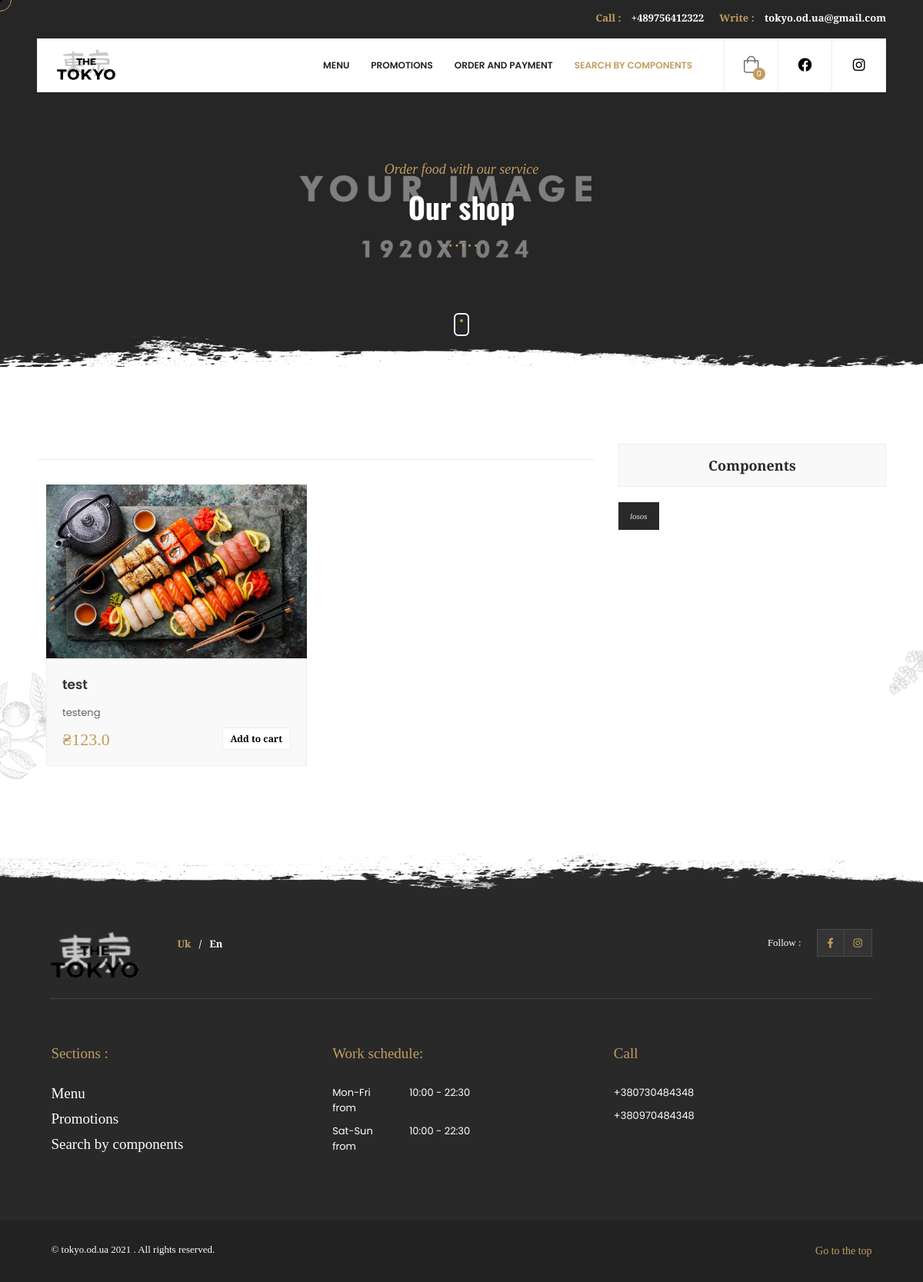
The app's page /shop/losos with its own data.
### core/models.py (models this page shows, shortened)
class Item(models.Model):
    title = models.CharField(max_length=100)
    title_eng = models.CharField(max_length=100, null=True, blank=True)
    price = models.FloatField()
    discount_price = models.FloatField(blank=True, null=True)
    category = models.ForeignKey(Category, on_delete=models.CASCADE)
    slug = models.SlugField()
    description = models.TextField()
    english_description = models.TextField(null=True, blank=True)
    image = models.ImageField(upload_to='photos', blank=True, null=True)
    item_tag = models.ManyToManyField(ItemTag, verbose_name='Тэги товара')
    def admin_photo(self):
        return mark_safe('<img src="{}" width="100" /'.format(self.image.url))
    admin_photo.short_description = 'Превью'
    admin_photo.allow_tags = True
    class Meta:
        verbose_name = 'Товар'
        verbose_name_plural = 'Товары'
    def get_absolute_url(self):
        return reverse("core:product", kwargs={
            'slug': self.slug
        })
    def get_add_to_cart_url(self):
        return reverse("core:add-to-cart", kwargs={
            'slug': self.slug
        })

class ItemTag(models.Model):
    item_tag_name = models.CharField('Тэг', max_length=20)
    item_tag_eng_name = models.CharField(
        'Тэг Eng', max_length=20, null=True, blank=True)
    display_on_main = models.BooleanField('Отображается на главной')
    slug = models.SlugField(null=True, blank=True)
    class Meta:
        verbose_name = 'Тэг'
        verbose_name_plural = 'Тэги'

### core/views.py (the view)
# urls.py: path('shop/<str:slug>', shop_product, name='shop-product'),
def shop_product(request, slug):
    qs = Item.objects.filter(item_tag__slug=slug)
    context = {
        'items': qs,
    }
    return render(request, 'shop.html', context)

### core/templatetags/cart_template_tags.py (called while the page is built, shortened)
@register.filter
def cart_item_count(request):
    return 0

@register.filter
def cart_items(request):
    return 0

@register.filter
def total_order(request):
    return 0

@register.filter
def product_tags(request):
    qs = ItemTag.objects.filter(display_on_main=True)
    if qs.exists():
        return qs
    return 0

### templates/shop.html (shortened to what this page needs)
{% extends "main.html" %} {% block main_body %} {% load static %}
{% load cart_template_tags %}
<div id="main">
	{% include "header.html" %}
	<div id="wrapper">
		<div class="content">
			<section
				class="parallax-section hero-section hidden-section"
				data-scrollax-parent="true"
			>
				<div
					class="bg par-elem"
					data-bg='{% static "images/bg/1.jpg" %}'
					data-scrollax="properties: { translateY: '30%' }"
				></div>
				<div class="overlay"></div>
				<div class="container">
					<div class="section-title">
						{% if request.session.lang == "uk" %}
							<h4>Замовляй їжу з нашим сервісом</h4>
							<h2>Наш магазин</h2>
						{% else %}
							<h4>Order food with our service</h4>
							<h2>Our shop</h2>
						{% endif %}
						<div class="dots-separator fl-wrap"><span></span></div>
					</div>
				</div>
				<div class="hero-section-scroll">
					<div class="mousey">
						<div class="scroller"></div>
					</div>
				</div>
				<div class="brush-dec"></div>
			</section>
			<section class="hidden-section">
				<div class="container">
					<div class="row">
						<div class="col-md-8">
							<div class="fl-wrap post-container">
								<div class="shop-header fl-wrap"></div>
								<div
									class="gallery-items grid-big-pad lightgallery two-column fl-wrap"
								>
									{% if items %}
										{% if request.session.lang == "uk" %}
											{% for item in items %}
												<div class="gallery-item {{ item.category.label }}">
													<div class="grid-item-holder hov_zoom">
														<a
															href="{{ item.image.url }}"
															class="box-media-zoom popup-image"
															><i class="fal fa-search"></i
														></a>
														<img src="{{ item.image.url }}" alt="" />
													</div>
													<div class="grid-item-details">
														<a href="{{ item.get_absolute_url }}"
															><h3>{{ item.title }}</h3></a
														>
														<p>{{ item.description }}</p>
														<div class="grid-item_price">
															{% if item.discount_price %}
															<span>₴{{ item.discount_price }}</span>
															{% else %}
															<span>₴{{ item.price }}</span>
															{% endif %}
															<a
																href="{{ item.get_add_to_cart_url }}"
																class="add_cart"
																>Замовити</a
															>
														</div>
													</div>
												</div>
											{% endfor %}
										{% else %}
											{% for item in items %}
												<div class="gallery-item {{ item.category.label }}">
													<div class="grid-item-holder hov_zoom">
														<img src="{{ item.image.url }}" alt="" />
													</div>
													<div class="grid-item-details">
														<a href="{{ item.get_absolute_url }}"
															><h3>{{ item.title_eng }}</h3></a
														>
														<p>{{ item.english_description }}</p>
														<div class="grid-item_price">
															{% if item.discount_price %}
															<span>₴{{ item.discount_price }}</span>
															{% else %}
															<span>₴{{ item.price }}</span>
															{% endif %}
															<a
																href="{{ item.get_add_to_cart_url }}"
																class="add_cart"
																>Add to cart</a
															>
														</div>
													</div>
												</div>
											{% endfor %}
								{% endif %}
									{% endif %}
								</div>
							</div>
						</div>
						<div class="col-md-4">
							<div class="main-sidebar fixed-bar fl-wrap">
								<div class="main-sidebar-widget fl-wrap">
									<h3>
										{% if request.session.lang == "uk" %} Компоненти {% else %}
										Components {% endif %}
									</h3>
									<div class="tags-widget">
										<div class="tagcloud">
											{% if request.session.lang == "uk" %}
												{% for tag in request|product_tags %}
													<a href="{% url 'core:shop-product' tag.slug %}">{{ tag.item_tag_name }}</a>
												{% endfor %}
											{% else %}
												{% for tag in request|product_tags%}
													<a href="{% url 'core:shop-product' tag.slug %}">{{ tag.item_tag_eng_name }}</a>
												{% endfor %}
											{% endif %}
										</div>
									</div>
								</div>
							</div>
						</div>
					</div>
				</div>
				<div class="section-bg">
					<div class="bg" data-bg="images/bg/dec/section-bg.png"></div>
				</div>
			</section>
			<div class="brush-dec2 brush-dec_bottom"></div>
		</div>
		<div class="height-emulator fl-wrap"></div>
		{% include "footer.html" %}
	</div>
	<div class="element">
	</div>
</div>
{% endblock main_body %}

### static/css/color.css (style rules this page uses)
.nav-holder nav li a.act-link , .nav-holder nav li a.act-scrlink, .nav-holder nav li a:hover , .th_contacts li:before , .header-cart_wrap_total_item span , .box-widget-content .widget-posts li:before , .clear-cart_button , .section-title h4 , .menu-item-det_price span , .sd_btn:hover , .hero-social li a:hover , .to-top , .dec-icon i , .content-back:after , .work-time h3 , .big-number a:hover , .quote-box i , .dark-bg .dots-separator span:after , .hero-menu-item-price , .hero-menu-item-title h6 span , .hero-menu_header li a:hover , .team-info h4 , .team-info:after , .testimonilas-text:before, .testimonilas-text:after , .testi-item:after , .swiper-slide-active .testi-item .testi-number , .star-rating , .tc-button , .column-wrap-bg-text h3 , .event-carousel-item .event-date , .ec-button , .event-carousel-item:after , .footer-social li a , .footer-widget-title , .footer-contacts li a:hover , .hero-menu_header li:before , .hero-menu_header li.current a , .footer-widget-content-link , .subcribe-form .subscribe-button:hover , .pdf-link:hover , section.parallax-section.hero-section .section-title .dots-separator span:after , .hero-menu-item-img:hover:after , .menu-wrapper-title-item h5 , .scroll-nav li a span , .inline-facts .num , .inline-facts h6:after , .video_section-title h4 , .big_prom:hover span , .ss-slider-cont , .box-media-zoom , .error-wrap .dots-separator span:after , .gallery-filters a.gallery-filter-active , .gallery-filters a:before , .grid-item_price span , .grid-item-details h3 span , .close-reservation-modal , .share-container a:hover , .element-item:after , .header-top_contacts a span , .contact-details li i , .contact-details h4 , .social-widget li a , .category-widget .cat-item li a:hover , .blog-title-opt li a:hover , .pr-tags li a:hover , .post-counter li i , .blog-title-opt:after , .post.fw-post h2 a:hover , .author-social li a , .post-date strong , .shop-header h4 span , .grid-item-details h3 a:hover , .cart-title span , .cart-totals h3 , .total-table tr , .pr-remove i , .hero-menu-item-title h6 a:hover , .menu-single-preice strong , .comment-meta h6 a:hover , .leave-rating label , .comment-numder , .header-top a:hover , .contact-details:after , .contact-details li a:hover , .item-related .post-date.post-price , .item-related h3 a:hover , .cs-content-wrapper h2:after , .cs-content-wrapper h3 , .cs-social li a , .cs-contacts li span , .cs-countdown-item p , .hero-slider_btn , .grid-carousel-title h4 , .carousle-item-number , .grid-carousel-title h3:after , .lang-wrap a.act-lang , .menusb a.back:before , .menusb li i:before , .menusb a.act-link , .pagination a:hover , .menusb a.act-scrlink , .mapzoom-in , .mapzoom-out , .scrollContorl , .element-item.close-icon:after , .lg-actions .lg-next, .lg-actions .lg-prev { color:#C19D60; }
.show-cart_count , .color-bg , .header-cart_wrap_footer a:hover ,.ps__thumb-x,.ps__thumb-y , .show-reserv_button:before , .hero_promo-button a , .btn:hover , .content-inner .cf-inner .inner h2:after , .team-social li a:hover , .tc-pagination .swiper-pagination-bullet.swiper-pagination-bullet-active , .bold-separator:before , .bold-separator:after , .add_cart:hover , .scroller , .nice-select .option.focus,.nice-select .option.selected.focus , .daterangepicker td.active, .daterangepicker td.active:hover , .tags-widget .tagcloud a:hover , .category-widget .cat-item li span , .pagination a.current-page , .irs-slider , .coupon-holder button:hover , .hero-slider-wrap_pagination .swiper-pagination-bullet.swiper-pagination-bullet-active { background:#C19D60; }

### records on screen
Item: image (picture), title_eng "test", english_description "testeng", discount_price "123.0"
ItemTag: item_tag_eng_name "losos"

### other values on screen
{{ request|cart_item_count }} "0"
